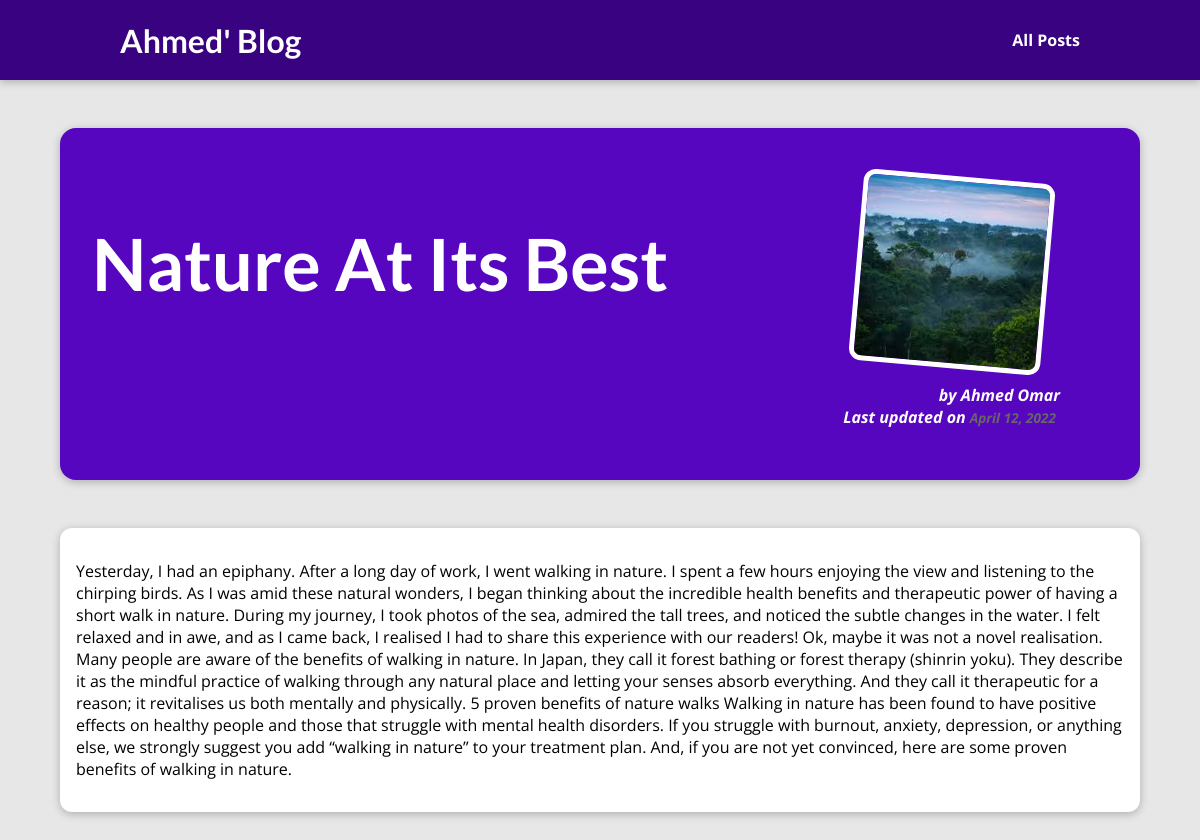
Screenshot of /post/nature-at-its-best with the database file from the repository.
### blog/models.py (models this page shows, shortened)
class Post(models.Model):
    title=models.CharField(max_length=100)
    excerpt=models.CharField(max_length=200)
    image=models.CharField(max_length=100)
    date=models.DateField(auto_now=True)
    slug=models.SlugField(null=False,db_index=True,unique=True)
    content=models.TextField(validators=[MinLengthValidator(3)])
    author=models.ForeignKey(Author, on_delete=models.CASCADE, related_name="posts")
    tags=models.ManyToManyField(Tag)

class Author(models.Model):
    first_name=models.CharField(max_length=50)
    last_name=models.CharField(max_length=50)
    E_mail=models.EmailField(max_length=254)
    def __str__(self):
        return f"{self.first_name} {self.last_name}"

### blog/views.py (the view)
# urls.py: path("post/<slug:slug>",views.pData,name="postdetail"),#<slug:slug>
def pData(request,slug):
    post=get_object_or_404(Post,slug=slug)
    return render(request,"blog/pData.html",{"post":post})

### blog/templates/blog/pData.html
{%extends 'base.html' %}
{% load static %}
{%block cs_file%}
<link rel="stylesheet" href="{%static "blog/pdetail.css"%}"/>
<link rel="stylesheet" href="{%static "blog/post.css"%}"/>
{%endblock%}
{%block pBody%}
<section id="summary">
    <h2>{{ post.title}}</h2>
    <article class="post">
        <img src="{%static "blog/"|add:post.image%}" alt="{{post.title}}">
        <address>by {{post.author}}</addres>
        <div>Last updated on<time>{{post.date}}</time></div>
    </article>
</section>
<main>
    <p>
     {{post.content}}
    </p>
</main>
{%endblock%}

### static/app.css (style rules this page uses)
* { box-sizing: border-box; }
html { font-family: 'Open Sans', 'Lato', sans-serif; }
body { margin: 0; }
h1, h2, h3 { font-family: 'Lato', sans-serif; font-weight: bold; }

### blog/static/blog/pdetail.css (style rules this page uses)
body { background-color: #e7e7e7; }
#summary { margin: 8rem auto 3rem auto; padding: 2rem; width: 90%; max-width: 90rem; border-radius: 16px; background-color: #5706c0; position: relative; box-shadow: 0 2px 8px rgba(0, 0, 0, 0.25); height: 22rem; }
#summary h2 { color: white; font-size: 4.5rem; }
#summary article { position: absolute; top: 2rem; right: 3rem; padding: 1rem 2rem; border-radius: 12px; text-align: right; color: white; }
#summary article img { width: 12rem; height: 12rem; border-radius: 12px; transform: rotateZ(5deg); border: 5px solid white; margin-bottom: 1rem; }
#summary address { font-weight: bold; }
#summary time { font-weight: bold; }
main { width: 90%; max-width: 90rem; margin: 3rem auto; background-color: white; padding: 1rem; border-radius: 12px; box-shadow: 0 2px 8px rgba(0, 0, 0, 0.25); }

### blog/static/blog/post.css (style rules this page uses)
.post { display: flex; flex-direction: column; align-items: center; text-align: center; }
.post img { width: 5rem; height: 5rem; object-fit: cover; border-radius: 50%; }
.post time { color: #666666; margin: 0.25rem; font-style: italic; font-size: 0.85rem; }

### rows the page displays
Post: title "Nature At Its Best", image (picture), author "Ahmed Omar", date "April 12, 2022", content "Yesterday, I had an epiphany. After a long day of work, I went walking in nature. I spent a few hours enjoying the view and listening to the chirping birds. As I was amid these natural wonders, I began thinking about the incredible health benefits and therapeutic power of having a short walk in nature. During my journey, I took photos of the sea, admired the tall trees, and noticed the subtle changes in the water. I felt relaxed and in awe, and as I came back, I realised I had to share this experience with our readers! Ok, maybe it was not a novel realisation. Many people are aware of the benefits of walking in nature. In Japan, they call it forest bathing or forest therapy (shinrin yoku).…"
